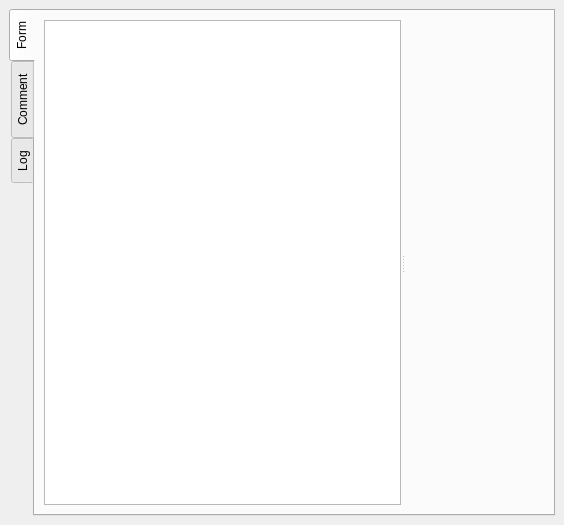
<?xml version="1.0" encoding="UTF-8"?>
<ui version="4.0">
 <class>CGeorgesTreeViewDialog</class>
 <widget class="QDockWidget" name="CGeorgesTreeViewDialog">
  <property name="geometry">
   <rect>
    <x>0</x>
    <y>0</y>
    <width>564</width>
    <height>525</height>
   </rect>
  </property>
  <property name="sizePolicy">
   <sizepolicy hsizetype="Preferred" vsizetype="Preferred">
    <horstretch>0</horstretch>
    <verstretch>0</verstretch>
   </sizepolicy>
  </property>
  <property name="minimumSize">
   <size>
    <width>280</width>
    <height>242</height>
   </size>
  </property>
  <property name="focusPolicy">
   <enum>Qt::NoFocus</enum>
  </property>
  <property name="windowTitle">
   <string/>
  </property>
  <widget class="QWidget" name="dockWidgetContents">
   <property name="sizePolicy">
    <sizepolicy hsizetype="Expanding" vsizetype="Expanding">
     <horstretch>0</horstretch>
     <verstretch>0</verstretch>
    </sizepolicy>
   </property>
   <layout class="QGridLayout" name="gridLayout_5">
    <item row="0" column="0">
     <widget class="QTabWidget" name="treeViewTabWidget">
      <property name="sizePolicy">
       <sizepolicy hsizetype="Expanding" vsizetype="Expanding">
        <horstretch>0</horstretch>
        <verstretch>0</verstretch>
       </sizepolicy>
      </property>
      <property name="tabPosition">
       <enum>QTabWidget::West</enum>
      </property>
      <property name="currentIndex">
       <number>0</number>
      </property>
      <widget class="QWidget" name="form_tab">
       <attribute name="title">
        <string>Form</string>
       </attribute>
       <layout class="QHBoxLayout" name="horizontalLayout">
        <item>
         <widget class="QSplitter" name="splitter">
          <property name="orientation">
           <enum>Qt::Horizontal</enum>
          </property>
          <widget class="QTreeView" name="treeView">
           <property name="sizePolicy">
            <sizepolicy hsizetype="Expanding" vsizetype="Preferred">
             <horstretch>0</horstretch>
             <verstretch>0</verstretch>
            </sizepolicy>
           </property>
           <property name="minimumSize">
            <size>
             <width>0</width>
             <height>0</height>
            </size>
           </property>
           <property name="editTriggers">
            <set>QAbstractItemView::NoEditTriggers</set>
           </property>
           <property name="alternatingRowColors">
            <bool>true</bool>
           </property>
          </widget>
          <widget class="QtTreePropertyBrowser" name="propertiesBrowser" native="true">
           <property name="sizePolicy">
            <sizepolicy hsizetype="Minimum" vsizetype="Preferred">
             <horstretch>0</horstretch>
             <verstretch>0</verstretch>
            </sizepolicy>
           </property>
          </widget>
         </widget>
        </item>
       </layout>
      </widget>
      <widget class="QWidget" name="comment_tab">
       <attribute name="title">
        <string>Comment</string>
       </attribute>
       <layout class="QGridLayout" name="gridLayout_2">
        <item row="0" column="0">
         <widget class="QPlainTextEdit" name="commentEdit">
          <property name="readOnly">
           <bool>false</bool>
          </property>
         </widget>
        </item>
       </layout>
      </widget>
      <widget class="QWidget" name="log_tab">
       <attribute name="title">
        <string>Log</string>
       </attribute>
       <layout class="QGridLayout" name="gridLayout_4">
        <item row="0" column="0">
         <widget class="QPlainTextEdit" name="logEdit">
          <property name="textInteractionFlags">
           <set>Qt::TextSelectableByKeyboard|Qt::TextSelectableByMouse</set>
          </property>
         </widget>
        </item>
       </layout>
      </widget>
     </widget>
    </item>
   </layout>
  </widget>
 </widget>
 <customwidgets>
  <customwidget>
   <class>QtTreePropertyBrowser</class>
   <extends>QWidget</extends>
   <header>qttreepropertybrowser.h</header>
   <container>1</container>
  </customwidget>
 </customwidgets>
 <resources/>
 <connections/>
</ui>
